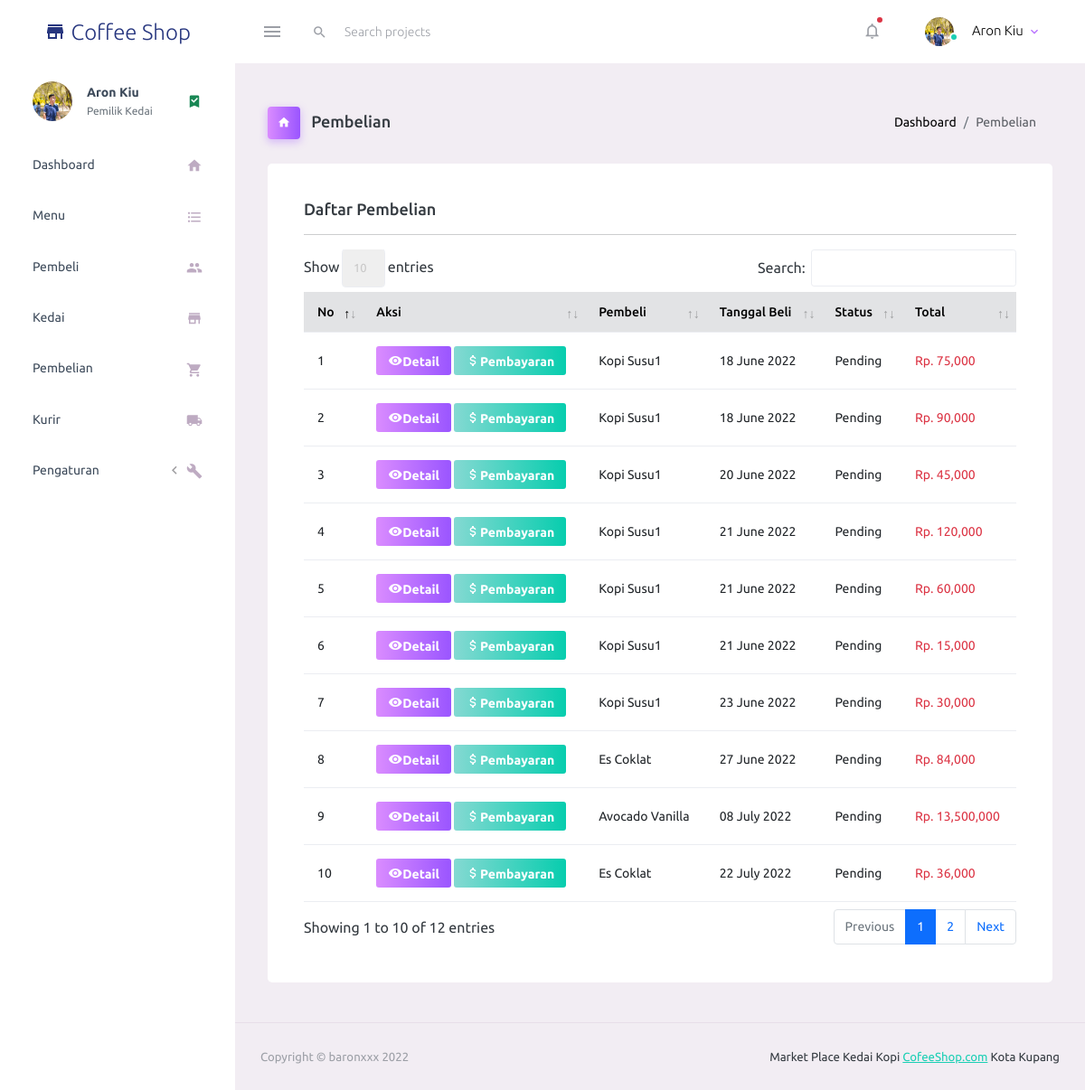
Screenshot of /pemilik/daftarPembelian.php (signed in) with the database file from the repository.
### tables this page shows
CREATE TABLE `kedai` (
  `id_kedai` int(11) NOT NULL,
  `nama_kedai` varchar(500) NOT NULL,
  `telepon_kedai` varchar(13) NOT NULL,
  `email_kedai` varchar(500) NOT NULL,
  `alamat_kedai` varchar(900) NOT NULL,
  `no_rekening` int(11) NOT NULL,
  `bank` varchar(500) NOT NULL,
  `rekening_atas_nama` varchar(500) NOT NULL,
  `logo_kedai` varchar(900) NOT NULL,
  `nama_pemilik` varchar(500) NOT NULL,
  `nik` int(18) NOT NULL,
  `tempat_lahir` varchar(100) NOT NULL,
  `tanggal_lahir` date NOT NULL,
  `jk` varchar(100) NOT NULL,
  `alamat_pemilik` text NOT NULL,
  `tanggal_daftar` varchar(500) NOT NULL,
  `email_pemilik` varchar(500) NOT NULL,
  `telepon_pemilik` int(13) NOT NULL,
  `username` varchar(500) NOT NULL,
  `password` varchar(500) NOT NULL,
  `foto_pemilik` varchar(500) NOT NULL
);

CREATE TABLE `pembelian` (
  `id_pembelian` int(11) NOT NULL,
  `id_pembeli` int(11) NOT NULL,
  `id_kurir` int(11) NOT NULL,
  `tgl_pembelian` timestamp NOT NULL DEFAULT current_timestamp() ON UPDATE current_timestamp(),
  `total_pembelian` int(11) NOT NULL,
  `jenis_kurir` varchar(200) NOT NULL,
  `alamat_pengiriman` text NOT NULL,
  `status_pembelian` varchar(100) NOT NULL DEFAULT 'Pending',
  `resi_pengiriman` varchar(300) NOT NULL
);

CREATE TABLE `pembelian_menu` (
  `id_pembelian_menu` int(11) NOT NULL,
  `id_pembelian` int(11) NOT NULL,
  `id_menu` int(11) NOT NULL,
  `id_kedai` int(11) NOT NULL,
  `jumlah` int(11) NOT NULL,
  `nama` varchar(300) NOT NULL,
  `harga` int(11) NOT NULL,
  `subharga` int(11) NOT NULL
);

### pemilik/daftarPembelian.php (the view, shortened to what this page needs)
<?php
include '../koneksi.php';
?>
<!DOCTYPE html>
<html lang="en">
<head>
    <link rel="stylesheet" href="../admin/assets/vendors/mdi/css/materialdesignicons.min.css">
    <link rel="stylesheet" href="../admin/assets/vendors/css/vendor.bundle.base.css">
    <link rel="stylesheet" href="../admin/assets/css/style.css">
    <link rel="stylesheet" href="../admin/plugins/datatables-bs4/css/dataTables.bootstrap4.min.css">
    <link rel="stylesheet" href="../admin/plugins/datatables-responsive/css/responsive.bootstrap4.min.css">
    <link rel="stylesheet" href="../admin/plugins/datatables-buttons/css/buttons.bootstrap4.min.css">
</head>
<body>
    <div class="container-scroller">
        <?php include 'navTop.php'; ?>
        <div class="container-fluid page-body-wrapper">
            <?php include 'navSide.php'; ?>
            <div class="main-panel">
                <div class="content-wrapper">
                    <div class="page-header">
                        <h3 class="page-title">
                            <span class="page-title-icon bg-gradient-primary text-white me-2">
                                <i class="mdi mdi-home"></i>
                            </span> Pembelian
                        </h3>
                        <nav aria-label="breadcrumb">
                            <ol class="breadcrumb">
                                <li class="breadcrumb-item"><a href="index.php">Dashboard</a></li>
                                <li class="breadcrumb-item active" aria-current="page">Pembelian</li>
                            </ol>
                        </nav>
                    </div>
                    <div class="card">
                        <div class="card-body">
                            <h4 class="card-title">Daftar Pembelian</h4>
                            <hr>
                            <div class="table-responsive">
                                <table id="example1" class="table table-hover">
                                    <thead class="table-secondary">
                                        <tr>
                                            <th>No</th>
                                            <th>Aksi</th>
                                            <th>Pembeli</th>
                                            <th>Tanggal Beli</th>
                                            <th>Status</th>
                                            <th>Total</th>
                                        </tr>
                                    </thead>
                                    <tbody>
                                        <?php $id_kedai = $_SESSION['pemilik']['id_kedai']; ?>
                                        <?php $nomor = 1; ?>
                                        <?php $ambil = $koneksi->query("SELECT * FROM pembelian INNER JOIN pembeli ON pembelian.id_pembeli=pembeli.id_pembeli INNER JOIN pembelian_menu ON pembelian_menu.id_pembelian=pembelian.id_pembelian WHERE id_kedai = '$id_kedai'"); ?>
                                        <?php while ($pecah = $ambil->fetch_assoc()) { ?>
                                            <tr>
                                                <td><?php echo $nomor; ?></td>
                                                <td>
                                                    <a href="detailPembelian.php?id=<?php echo $pecah['id_pembelian']; ?>" class="btn btn-sm btn-gradient-primary"><i class="mdi mdi-eye"></i>Detail</a>
                                                    <a href="pembayaran.php?id=<?php echo $pecah['id_pembelian']; ?>" class="btn btn-sm btn-gradient-success"><i class="mdi mdi-currency-usd"></i>Pembayaran</a>
                                                </td>
                                                <td><?php echo $pecah['nama']; ?></td>
                                                <td><?php echo date("d F Y", strtotime($pecah['tgl_pembelian'])); ?></td>
                                                <td><?php echo $pecah['status_pembelian']; ?></td>
                                                <td class="text-danger">Rp. <?php echo number_format($pecah['total_pembelian']); ?></td>
                                            </tr>
                                            <?php $nomor++; ?>
                                        <?php } ?>
                                    </tbody>
                                </table>
                            </div>
                        </div>
                    </div>
                </div>
                <?php include 'footer.php'; ?>
            </div>
        </div>
    </div>
</body>
</html>

### pemilik/navTop.php (shortened to what this page needs)
<nav class="navbar default-layout-navbar col-lg-12 col-12 p-0 fixed-top d-flex flex-row">
    <div class="text-center navbar-brand-wrapper d-flex align-items-center justify-content-center">
        <a class="navbar-brand brand-logo" href="index.php"><i class="mdi mdi-store"></i>&nbsp;Coffee Shop</a>
    </div>
    <div class="navbar-menu-wrapper d-flex align-items-stretch">
        <button class="navbar-toggler navbar-toggler align-self-center" type="button" data-toggle="minimize">
            <span class="mdi mdi-menu"></span>
        </button>
        <div class="search-field d-none d-md-block">
            <form class="d-flex align-items-center h-100" action="#">
                <div class="input-group">
                    <div class="input-group-prepend bg-transparent">
                        <i class="input-group-text border-0 mdi mdi-magnify"></i>
                    </div>
                    <input type="text" class="form-control bg-transparent border-0" placeholder="Search projects">
                </div>
            </form>
        </div>
        <ul class="navbar-nav navbar-nav-right">
            <li class="nav-item dropdown">
                <a class="nav-link count-indicator dropdown-toggle" id="messageDropdown" href="#" data-bs-toggle="dropdown" aria-expanded="false">
                    <i class="mdi mdi-bell-outline"></i>
                    <span class="count-symbol bg-danger"></span>
                </a>
            </li>
            <li class="nav-item nav-profile dropdown">
                <?php
                $id_kedai = $_SESSION["pemilik"]["id_kedai"];
                $ambil = $koneksi->query("SELECT * FROM kedai WHERE id_kedai ='$id_kedai'");
                $pecah = $ambil->fetch_assoc();
                ?>
                <a class="nav-link dropdown-toggle" id="profileDropdown" href="#" data-bs-toggle="dropdown" aria-expanded="false">
                    <div class="nav-profile-img">
                        <img src="../foto_pemilik/<?php echo $pecah["foto_pemilik"]; ?>" alt="image">
                        <span class="availability-status online"></span>
                    </div>
                    <div class="nav-profile-text">
                        <p class="mb-1 text-black"><?php echo $_SESSION['pemilik']['nama_pemilik']; ?></p>
                    </div>
                </a>
            </li>
        </ul>
    </div>
</nav>

### pemilik/navSide.php (shortened to what this page needs)
<nav class="sidebar sidebar-offcanvas" id="sidebar">
    <ul class="nav">
        <li class="nav-item nav-profile">
            <a href="#" class="nav-link">
                <div class="nav-profile-image">
                    <?php
                    $id_kedai = $_SESSION["pemilik"]["id_kedai"];
                    $ambil = $koneksi->query("SELECT * FROM kedai WHERE id_kedai ='$id_kedai'");
                    $pecah = $ambil->fetch_assoc();
                    ?>
                    <img src="../foto_pemilik/<?php echo $pecah["foto_pemilik"]; ?>" alt="profile">
                </div>
                <div class="nav-profile-text d-flex flex-column">
                    <span class="font-weight-bold mb-2"><?php echo $_SESSION['pemilik']['nama_pemilik']; ?></span>
                    <span class="text-secondary text-small">Pemilik Kedai</span>
                </div>
                <i class="mdi mdi-bookmark-check text-success nav-profile-badge"></i>
            </a>
        </li>
        <li class="nav-item">
            <a class="nav-link" href="index.php">
                <span class="menu-title">Dashboard</span>
                <i class="mdi mdi-home menu-icon"></i>
            </a>
        </li>
        <li class="nav-item">
            <a class="nav-link" href="daftarMenu.php">
                <span class="menu-title">Menu</span>
                <i class="mdi mdi-format-list-bulleted menu-icon"></i>
            </a>
        </li>
        <li class="nav-item">
            <a class="nav-link" href="daftarPembeli.php">
                <span class="menu-title">Pembeli</span>
                <i class="mdi mdi-account-multiple menu-icon"></i>
            </a>
        </li>
        <li class="nav-item">
            <a class="nav-link" href="daftarKedai.php">
                <span class="menu-title">Kedai</span>
                <i class="mdi mdi-store menu-icon"></i>
            </a>
        </li>
        <li class="nav-item">
            <a class="nav-link" href="daftarPembelian.php">
                <span class="menu-title">Pembelian</span>
                <i class="mdi mdi-cart menu-icon"></i>
            </a>
        </li>
        <li class="nav-item">
            <a class="nav-link" href="daftarKurir.php">
                <span class="menu-title">Kurir</span>
                <i class="mdi mdi-truck menu-icon"></i>
            </a>
        </li>
        <li class="nav-item">
            <a class="nav-link" data-bs-toggle="collapse" href="#general-pages" aria-expanded="false" aria-controls="general-pages">
                <span class="menu-title">Pengaturan</span>
                <i class="menu-arrow"></i>
                <i class="mdi mdi mdi-wrench menu-icon"></i>
            </a>
        </li>
    </ul>
</nav>

### pemilik/daftarPembelian.php (style rules this page uses)
nav .breadcrumb .breadcrumb-item a { text-decoration: none !important; color: #000; }

### rows the page displays
kedai: foto_pemilik (picture)
pembelian: pembelian_menu.nama "Kopi Susu1", tgl_pembelian "18 June 2022", status_pembelian "Pending", total_pembelian "75,000"
pembelian: pembelian_menu.nama "Kopi Susu1", tgl_pembelian "18 June 2022", status_pembelian "Pending", total_pembelian "90,000"
pembelian: pembelian_menu.nama "Kopi Susu1", tgl_pembelian "20 June 2022", status_pembelian "Pending", total_pembelian "45,000"
pembelian: pembelian_menu.nama "Kopi Susu1", tgl_pembelian "21 June 2022", status_pembelian "Pending", total_pembelian "120,000"
pembelian: pembelian_menu.nama "Kopi Susu1", tgl_pembelian "21 June 2022", status_pembelian "Pending", total_pembelian "60,000"
pembelian: pembelian_menu.nama "Kopi Susu1", tgl_pembelian "21 June 2022", status_pembelian "Pending", total_pembelian "15,000"
pembelian: pembelian_menu.nama "Kopi Susu1", tgl_pembelian "23 June 2022", status_pembelian "Pending", total_pembelian "30,000"
pembelian: pembelian_menu.nama "Es Coklat", tgl_pembelian "27 June 2022", status_pembelian "Pending", total_pembelian "84,000"
pembelian: pembelian_menu.nama "Avocado Vanilla", tgl_pembelian "08 July 2022", status_pembelian "Pending", total_pembelian "13,500,000"
pembelian: pembelian_menu.nama "Es Coklat", tgl_pembelian "22 July 2022", status_pembelian "Pending", total_pembelian "36,000"

### other values shown
$_SESSION['pemilik']['nama_pemilik'] "Aron Kiu"
